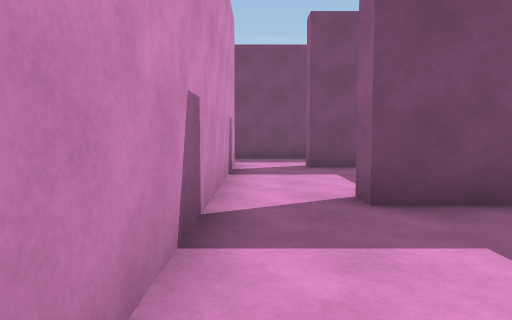
View 1 (above)

24 first-person views from a walk through a 3-D level made in the Unity game engine. The camera is 1.3 m above the floor, tilts 4° down and sees 70° across. Doors are open. The floor is counted in squares, 2 m on a side. Each view is taken from the middle of a square. On the plan, view 1 faces up. The plan holds only what a view shows up to about 11 squares ahead; the rest is blank. Surface patterns are stand-ins for the level's own textures.

View 2
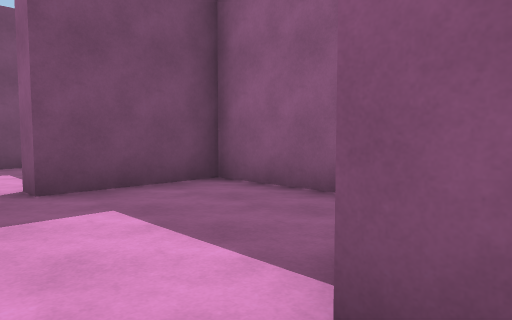

View 3
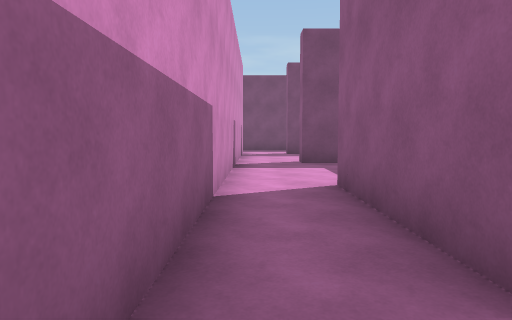

View 4
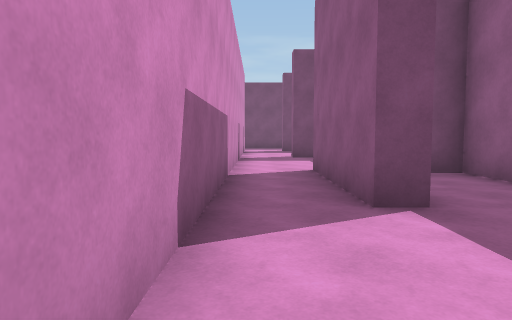

View 5
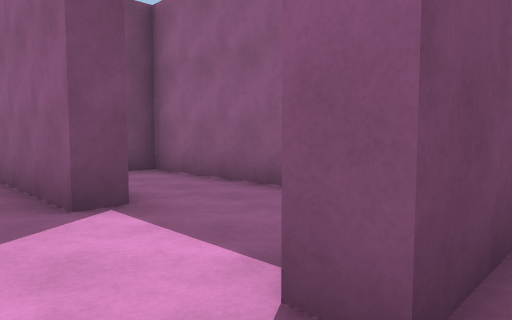

View 6
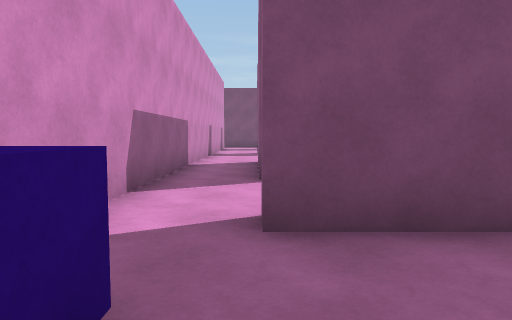

View 7
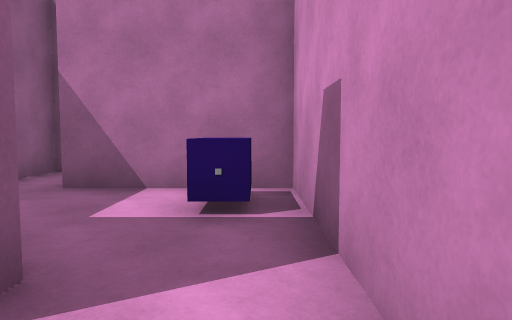

View 8
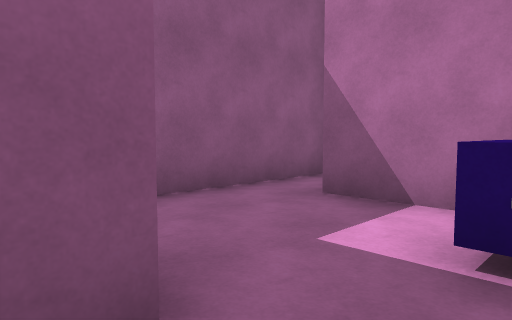

View 9
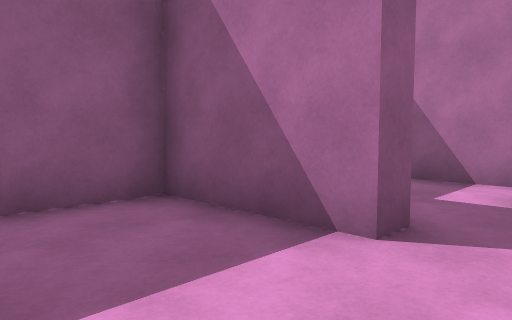

View 10
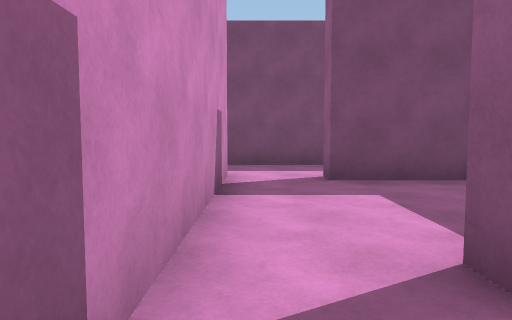

View 11
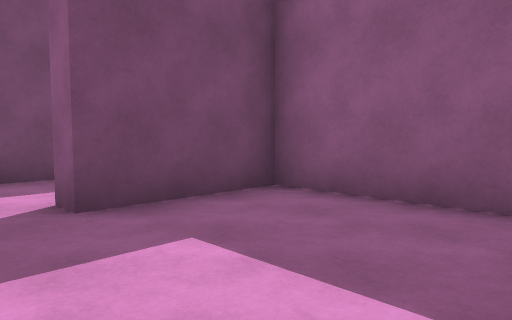

View 12
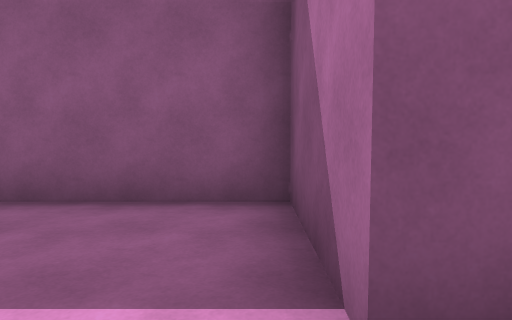

View 13
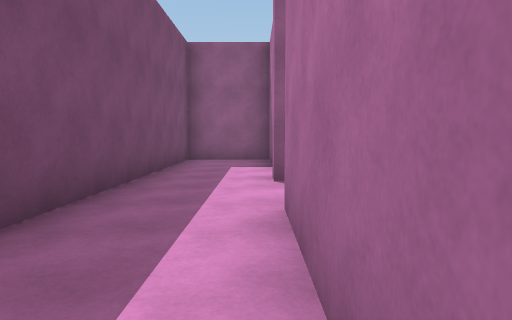

View 14
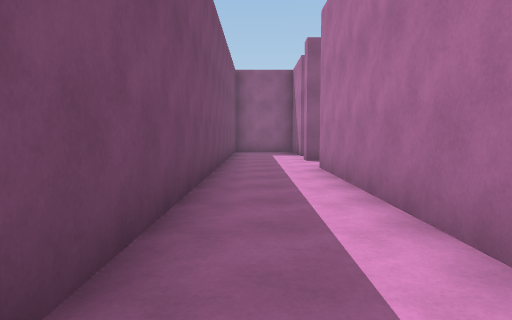

View 15
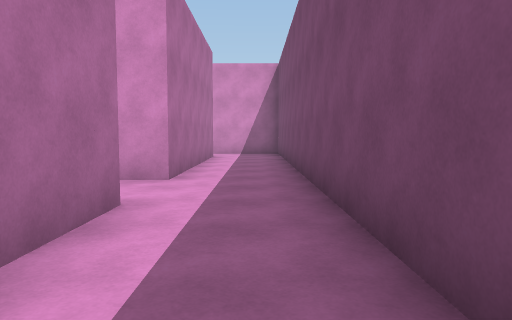

View 16
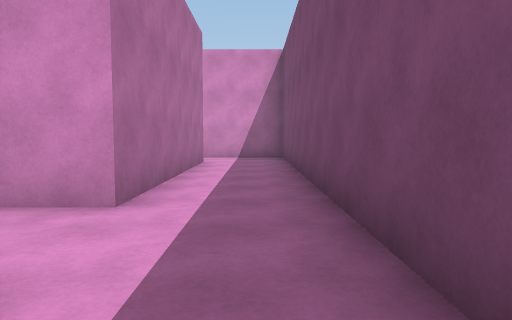

View 17
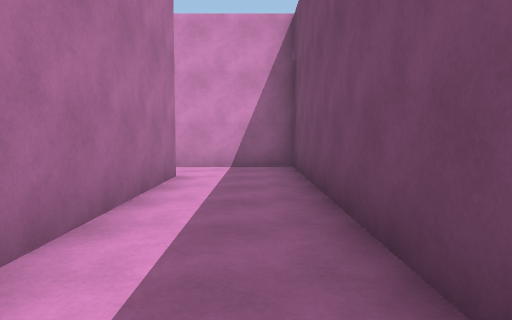

View 18
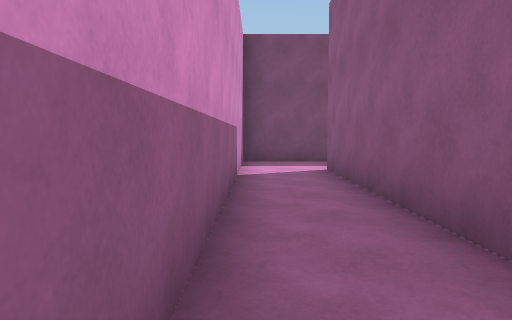

View 19
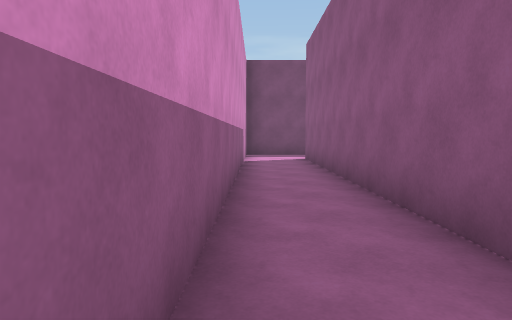

View 20
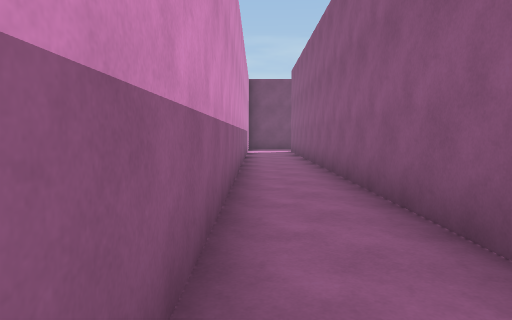

View 21
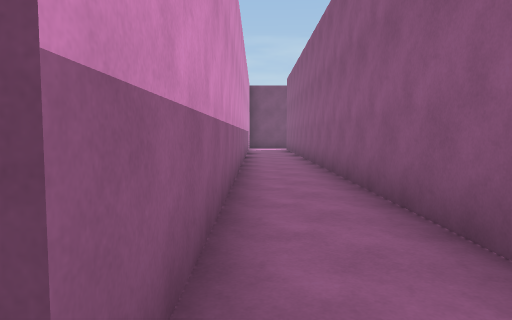

View 22
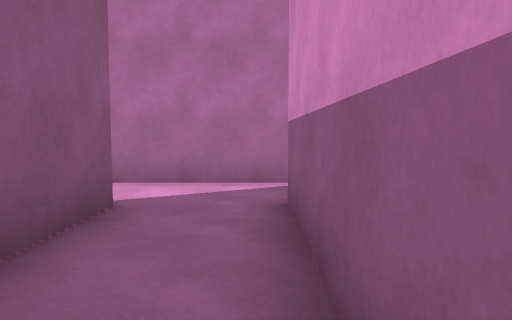

View 23
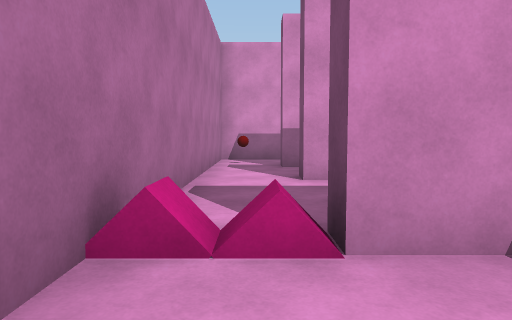

View 24
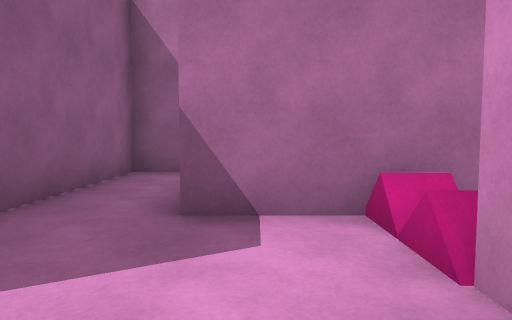

### Floor plan
Points are (right, up) in squares from view 1. A wall is a line through its corners. A room is listed if a view was taken in it or the views show most of it. See-through windows are left out.
Room 1 (views 1, 10, 12)
walls: (1, -0.3) (3.5, -0.3) (3.5, 3.3) (1, 3.3); (-0.4, 3.6) (-0.4, -0.4)
ways out: opening at (0, 0) to room 2; opening at (0, 3) to room 4
Room 2 (views 2, 3, 7, 9)
walls: (1.6, -3.8) (1, -3.8) (1, -0.3); (1, -6.1) (3.5, -6.1) (3.5, -0.8) (2.9, -0.8); (-0.4, -0.4) (-0.4, -5.4)
ways out: opening at (0, 0) to room 1; opening at (0.5, -6) to room 3
Room 3 (views 4, 5, 6, 8)
walls: (2.8, -6.6) (1, -6.6) (1, -6.1); (0, -7.9) (0.6, -7.9) (0.6, -8.5); (-0.4, -5.4) (-0.4, -9.4) (2.4, -9.4); (3.5, -11.4) (3.5, -7.9)
ways out: opening at (0.5, -6) to room 2
Room 4 (view 11)
walls: (1, 3.3) (1, 3.9); (-0.4, 6.6) (-0.4, 3.6); (3.5, 4.5) (3.5, 7.1) (1, 7.1)
ways out: opening at (0, 3) to room 1; opening at (0.5, 7) to room 5
Room 5 (views 13, 14, 15, 16, 17)
walls: (-9.4, 7.8) (-2.8, 7.8); (-1, 7.8) (-0.4, 7.8) (-0.4, 6.6); (1, 7.1) (1, 7.8); (-16.7, 7.8) (-11.2, 7.8) (-11.2, 6.6); (3.5, 7.6) (3.5, 9.8) (-18.3, 9.8) (-18.3, 7.6)
ways out: opening at (0.5, 7) to room 4; opening at (-18, 7) to room 6
Room 6 (views 18, 19, 20, 21, 22)
walls: (-20.5, -7.2) (-20.5, -8.9) (-16.6, -8.9); (-16.2, -7.5) (-16.7, -7.5) (-16.7, 7.8); (-18.3, 7.6) (-18.3, -7.5) (-18.8, -7.5)
ways out: opening at (-18, 7) to room 5; opening at (-17, -8); open door at (-19.5, -7)
objects: other object (-19, -8)
Room 7 (view 23)
walls: (-12.4, -8.9) (-11.4, -8.9); (-10.8, -12.3) (-9.9, -12.3) (-9.9, -9)
ways out: opening at (-11.5, -7) to room 8; opening at (-13, -8)
Room 8 (view 24)
walls: (-12.9, -6.6) (-12.9, -7.5)
ways out: opening at (-11.5, -7) to room 7

Positions as (right, up) in squares from view 1, and headings:
1: (0, 0), facing up
2: (0, -1), facing up-right
3: (0, -5), facing up
4: (0, -7), facing up
5: (0, -7), facing up-right
6: (1, -9), facing up
7: (0, -5), facing down
8: (0, -6), facing down-right
9: (0, -4), facing down-right
10: (0, 2), facing up
11: (0, 4), facing up-right
12: (0, 0), facing right
13: (-6, 8), facing right
14: (-10, 9), facing right
15: (-6, 9), facing left
16: (-8, 9), facing left
17: (-11, 9), facing left
18: (-18, 1), facing up
19: (-18, -2), facing up
20: (-18, -6), facing up
21: (-18, -8), facing up
22: (-18, -4), facing down
23: (-11, -8), facing left
24: (-12, -6), facing down
